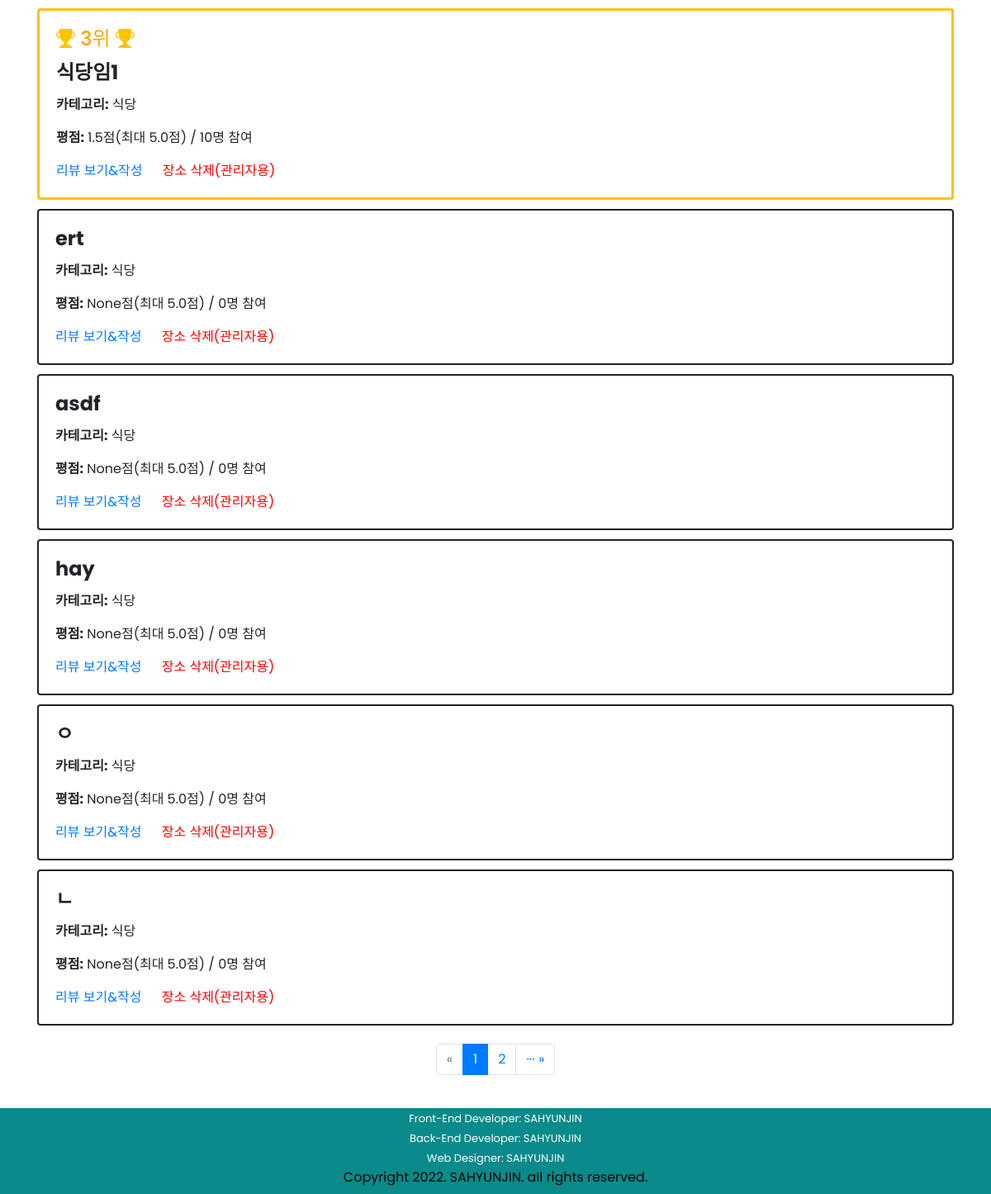
Page /SMUeat/place/all/list/highpoint/ (lower part) on the earlier database version.
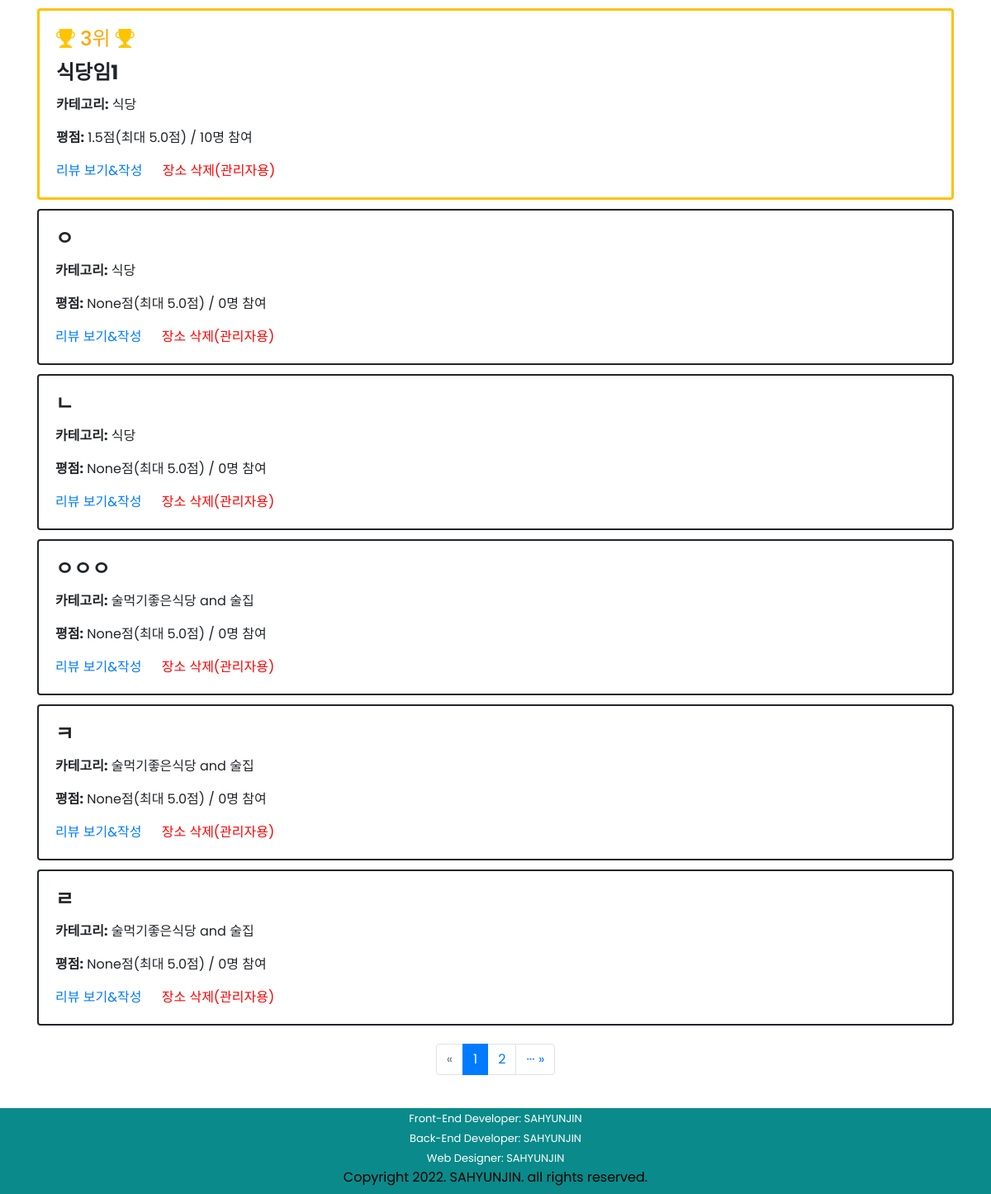
Same page on the later database version.
### SMUeat/models.py (models this page shows)
class Place(models.Model):
    name = models.CharField(max_length=30)
    PLACE_CATEGORY_CHOICES = (
    ('식당', '식당'),
    ('술먹기좋은식당 and 술집', '술먹기좋은식당 and 술집'),
    )
    category = models.CharField(max_length=40, choices=PLACE_CATEGORY_CHOICES)
    created_at = models.DateTimeField(auto_now_add=True)
    updated_at = models.DateTimeField(auto_now=True)

### SMUeat/views.py (the view, shortened to what this page needs)
# urls.py: path('place/<str:category_link>/list/<str:sorting_name>/', views.place_sorting, name='place-sorting'),
def place_sorting(request, category_link, sorting_name):
    if category_link=='all':
        if(sorting_name == "highpoint"):
            places = Place.objects.all().annotate(review_count=Count('review')).annotate(average_point=Avg('review__point')).order_by('-average_point', '-created_at')  # 평점높은순
            paginator = Paginator(places, 8)
            page = request.GET.get('page')
            page_places = paginator.get_page(page)
            context = {
                'places':page_places,
                'sort': '평점 높은순 정렬',
                'category_link': category_link
            }
        return render(request, 'SMUeat/place_list.html', context)

### SMUeat/templates/SMUeat/place_list.html (shortened to what this page needs)
{% extends 'SMUeat/base.html' %}
{% load static %}
{% block content %}
<div class="container">
    {% for place in places %}
    <div class="row">
        <div class="col-sm-12">
            {% if places.number == 1 %}
                {% if forloop.counter is 1 or forloop.counter is 2 or forloop.counter is 3 %}
                    <div class="card border-warning" style="border:solid 3px">
                        <div class="card-body">
                            <h4 class="card-title" style="color:orange"><i class="bi bi-trophy-fill" style="font-size: 23px; color:rgb(255, 196, 0)"></i>&nbsp;{{forloop.counter}}위&nbsp;<i class="bi bi-trophy-fill" style="font-size: 23px; color:rgb(255, 196, 0)"></i></h4>
                {% else %}
                    <div class="card" style="border:solid 2px">
                        <div class="card-body">
                {% endif %}
            {% else %}
                <div class="card" style="border:solid 2px">
                    <div class="card-body">
            {% endif %}
                    <h4 class="card-title"><strong>{{ place.name }}</strong></h4>
                    <p class="card-text"><strong>카테고리:</strong> {{ place.category }}</p>
                    <p class="card-text"><strong>평점:</strong>  {{ place.average_point }}점(최대 5.0점)&nbsp;/&nbsp;{{ place.review_count }}명 참여</p>
                    <a href="{% url 'review-list' place_id=place.id %}" class="card-link">리뷰 보기&작성</a>
                    <a href="{% url 'place-delete' place_id=place.id %}" class="card-link" style="color:red;">장소 삭제(관리자용)</a>
                </div>
            </div>
        </div>
    </div>
    <div style="line-height: 70%;"><br></div>
    {% endfor %}
    <div style="line-height: 70%;"><br></div>
    <nav aria-label="show page">
        <ul class="pagination justify-content-center">
            {% if places.has_previous %}
            <li class="page-item">
                <span><a class="page-link" href="?page=1">&laquo; ···</a></span>
            {% else %}
            <li class="page-item disabled">
                <span class="page-link">&laquo;</span>
            {% endif %}
            </li>
            <li class="page-item active" aria-current="page">
                <span class="page-link">{{ places.number }}</span>
            </li>
            {% if places.number !=  places.paginator.num_pages %}
            <li class="page-item">
                <a class="page-link" href="?page={{ places.next_page_number }}">{{ places.next_page_number }}</a>
            </li>
            {% endif %}
            {% if places.has_next %}
            <li class="page-item">
                <span><a class="page-link" href="?page={{ places.paginator.num_pages }}">··· &raquo;</a></span>
            {% else %}
            <li class="page-item disabled">
                <span class="page-link">&raquo;</span>
            {% endif %}
            </li>
        </ul>
    </nav>
</div>
{% endblock %}

Differences in the rows shown:
removed Place: name "ert", category "식당", average_point "None", review_count "0"
removed Place: name "asdf", category "식당", average_point "None", review_count "0"
removed Place: name "hay", category "식당", average_point "None", review_count "0"
now on this page (row unchanged): Place: name "ㅇㅇㅇ", category "술먹기좋은식당 and 술집", average_point "None", review_count "0"
now on this page (row unchanged): Place: name "ㅋ", category "술먹기좋은식당 and 술집", average_point "None", review_count "0"
now on this page (row unchanged): Place: name "ㄹ", category "술먹기좋은식당 and 술집", average_point "None", review_count "0"
